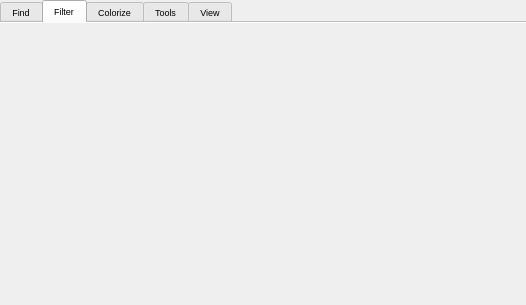
<?xml version="1.0" encoding="UTF-8"?>
<ui version="4.0">
 <class>SettingsLog</class>
 <widget class="QDockWidget" name="SettingsLog">
  <property name="geometry">
   <rect>
    <x>0</x>
    <y>0</y>
    <width>526</width>
    <height>305</height>
   </rect>
  </property>
  <property name="minimumSize">
   <size>
    <width>526</width>
    <height>282</height>
   </size>
  </property>
  <property name="styleSheet">
   <string notr="true">        QDockWidget { color: black; border: 1px solid #93C0C9; } 
        QDockWidget::title { text-align: left; background: #93C0C9; padding-left: 5px; } 
        QDockWidget::close-button, QDockWidget::float-button { border: 1px solid transparent; background: #93C0C9; padding: 0px; } 
        QDockWidget::close-button:hover, QDockWidget::float-button:hover { background: gray; } 
        QDockWidget::close-button:pressed, QDockWidget::float-button:pressed { padding: 1px -1px -1px 1px; } 
</string>
  </property>
  <property name="floating">
   <bool>false</bool>
  </property>
  <property name="windowTitle">
   <string>Log Tools</string>
  </property>
  <widget class="QWidget" name="dockWidgetContents">
   <layout class="QVBoxLayout" name="verticalLayout">
    <property name="spacing">
     <number>0</number>
    </property>
    <property name="margin">
     <number>0</number>
    </property>
    <item>
     <layout class="QHBoxLayout" name="horizontalLayout_3">
      <property name="spacing">
       <number>0</number>
      </property>
      <property name="margin">
       <number>0</number>
      </property>
      <item>
       <widget class="QTabWidget" name="groupingWidget">
        <property name="font">
         <font>
          <family>MS Shell Dlg 2</family>
          <pointsize>7</pointsize>
         </font>
        </property>
        <property name="tabShape">
         <enum>QTabWidget::Rounded</enum>
        </property>
        <property name="currentIndex">
         <number>1</number>
        </property>
        <property name="iconSize">
         <size>
          <width>20</width>
          <height>20</height>
         </size>
        </property>
        <property name="documentMode">
         <bool>true</bool>
        </property>
        <property name="movable">
         <bool>false</bool>
        </property>
        <widget class="QWidget" name="findPage">
         <attribute name="icon">
          <iconset resource="resources.qrc">
           <normaloff>:/images/find.png</normaloff>:/images/find.png</iconset>
         </attribute>
         <attribute name="title">
          <string>Find</string>
         </attribute>
         <layout class="QVBoxLayout" name="verticalLayout_4">
          <property name="spacing">
           <number>0</number>
          </property>
          <property name="margin">
           <number>0</number>
          </property>
          <item>
           <layout class="QHBoxLayout" name="horizontalLayout">
            <property name="spacing">
             <number>0</number>
            </property>
            <property name="topMargin">
             <number>0</number>
            </property>
            <property name="rightMargin">
             <number>0</number>
            </property>
            <property name="bottomMargin">
             <number>0</number>
            </property>
            <item>
             <widget class="FindWidget" name="findWidget" native="true"/>
            </item>
           </layout>
          </item>
          <item>
           <layout class="QGridLayout" name="gridLayout_7">
            <property name="spacing">
             <number>0</number>
            </property>
            <item row="0" column="1">
             <widget class="QLabel" name="label">
              <property name="text">
               <string>If column selected, find only in selected column</string>
              </property>
             </widget>
            </item>
            <item row="0" column="0">
             <widget class="QCheckBox" name="stickToColumnCheckBox">
              <property name="text">
               <string/>
              </property>
             </widget>
            </item>
            <item row="1" column="0">
             <widget class="QCheckBox" name="wrapAroundCheckBox">
              <property name="text">
               <string/>
              </property>
             </widget>
            </item>
            <item row="1" column="1">
             <widget class="QLabel" name="label_2">
              <property name="text">
               <string>Find wrap around</string>
              </property>
             </widget>
            </item>
           </layout>
          </item>
          <item>
           <widget class="QTableView" name="tableView"/>
          </item>
         </layout>
        </widget>
        <widget class="QWidget" name="filtersPage">
         <attribute name="icon">
          <iconset resource="resources.qrc">
           <normaloff>:/images/filter.png</normaloff>:/images/filter.png</iconset>
         </attribute>
         <attribute name="title">
          <string>Filter</string>
         </attribute>
         <layout class="QHBoxLayout" name="horizontalLayout_4">
          <property name="spacing">
           <number>0</number>
          </property>
          <property name="margin">
           <number>0</number>
          </property>
          <item>
           <widget class="FilterMgr" name="widget" native="true"/>
          </item>
         </layout>
        </widget>
        <widget class="QWidget" name="colorizePage">
         <attribute name="icon">
          <iconset resource="resources.qrc">
           <normaloff>:/images/colorize.png</normaloff>:/images/colorize.png</iconset>
         </attribute>
         <attribute name="title">
          <string>Colorize</string>
         </attribute>
         <layout class="QVBoxLayout" name="verticalLayout_5">
          <property name="spacing">
           <number>0</number>
          </property>
          <property name="margin">
           <number>0</number>
          </property>
          <item>
           <widget class="ColorizerMgr" name="colorizer" native="true"/>
          </item>
         </layout>
        </widget>
        <widget class="QWidget" name="toolsPage">
         <attribute name="icon">
          <iconset resource="resources.qrc">
           <normaloff>:/images/tools.png</normaloff>:/images/tools.png</iconset>
         </attribute>
         <attribute name="title">
          <string>Tools</string>
         </attribute>
         <layout class="QVBoxLayout" name="verticalLayout_2">
          <property name="spacing">
           <number>0</number>
          </property>
          <property name="margin">
           <number>0</number>
          </property>
          <item>
           <layout class="QHBoxLayout" name="horizontalLayout_2">
            <property name="spacing">
             <number>0</number>
            </property>
            <item>
             <widget class="QPushButton" name="applyButton">
              <property name="text">
               <string>Apply</string>
              </property>
             </widget>
            </item>
            <item>
             <widget class="QPushButton" name="saveButton">
              <property name="text">
               <string>Save</string>
              </property>
              <property name="default">
               <bool>true</bool>
              </property>
             </widget>
            </item>
            <item>
             <spacer name="horizontalSpacer">
              <property name="orientation">
               <enum>Qt::Horizontal</enum>
              </property>
              <property name="sizeHint" stdset="0">
               <size>
                <width>40</width>
                <height>20</height>
               </size>
              </property>
             </spacer>
            </item>
            <item>
             <widget class="QPushButton" name="cancelButton">
              <property name="text">
               <string>Cancel</string>
              </property>
             </widget>
            </item>
           </layout>
          </item>
          <item>
           <widget class="QGroupBox" name="groupBox">
            <property name="font">
             <font>
              <family>Verdana</family>
              <pointsize>7</pointsize>
             </font>
            </property>
            <layout class="QGridLayout" name="gridLayout_3">
             <property name="margin">
              <number>0</number>
             </property>
             <property name="spacing">
              <number>0</number>
             </property>
             <item row="0" column="0">
              <layout class="QGridLayout" name="gridLayout_8">
               <property name="spacing">
                <number>0</number>
               </property>
               <item row="3" column="0">
                <widget class="QPushButton" name="addButton">
                 <property name="text">
                  <string>Add Row</string>
                 </property>
                </widget>
               </item>
               <item row="3" column="2">
                <widget class="QPushButton" name="autoSetupButton">
                 <property name="toolTip">
                  <string>...!</string>
                 </property>
                 <property name="text">
                  <string>Auto Setup</string>
                 </property>
                </widget>
               </item>
               <item row="3" column="1">
                <widget class="QPushButton" name="rmButton">
                 <property name="text">
                  <string>Rm Row</string>
                 </property>
                </widget>
               </item>
              </layout>
             </item>
             <item row="5" column="0">
              <layout class="QGridLayout" name="gridColumns">
               <property name="spacing">
                <number>0</number>
               </property>
               <item row="1" column="4">
                <widget class="QListView" name="listViewColumnSetup">
                 <property name="font">
                  <font>
                   <pointsize>10</pointsize>
                  </font>
                 </property>
                 <property name="frameShape">
                  <enum>QFrame::StyledPanel</enum>
                 </property>
                 <property name="frameShadow">
                  <enum>QFrame::Sunken</enum>
                 </property>
                 <property name="editTriggers">
                  <set>QAbstractItemView::NoEditTriggers</set>
                 </property>
                 <property name="showDropIndicator" stdset="0">
                  <bool>false</bool>
                 </property>
                 <property name="dragEnabled">
                  <bool>true</bool>
                 </property>
                 <property name="dragDropOverwriteMode">
                  <bool>false</bool>
                 </property>
                 <property name="dragDropMode">
                  <enum>QAbstractItemView::InternalMove</enum>
                 </property>
                 <property name="defaultDropAction">
                  <enum>Qt::MoveAction</enum>
                 </property>
                 <property name="alternatingRowColors">
                  <bool>true</bool>
                 </property>
                 <property name="movement">
                  <enum>QListView::Snap</enum>
                 </property>
                 <property name="modelColumn">
                  <number>0</number>
                 </property>
                 <property name="uniformItemSizes">
                  <bool>true</bool>
                 </property>
                </widget>
               </item>
               <item row="1" column="5">
                <widget class="QListView" name="listViewColumnSizes">
                 <property name="font">
                  <font>
                   <pointsize>10</pointsize>
                  </font>
                 </property>
                </widget>
               </item>
               <item row="1" column="6">
                <widget class="QListView" name="listViewColumnAlign">
                 <property name="font">
                  <font>
                   <pointsize>10</pointsize>
                  </font>
                 </property>
                </widget>
               </item>
               <item row="1" column="7">
                <widget class="QListView" name="listViewColumnElide">
                 <property name="font">
                  <font>
                   <pointsize>10</pointsize>
                  </font>
                 </property>
                </widget>
               </item>
               <item row="0" column="4">
                <widget class="QLabel" name="label_7">
                 <property name="font">
                  <font>
                   <weight>75</weight>
                   <bold>true</bold>
                  </font>
                 </property>
                 <property name="text">
                  <string>Order</string>
                 </property>
                </widget>
               </item>
               <item row="0" column="5">
                <widget class="QLabel" name="label_8">
                 <property name="font">
                  <font>
                   <weight>75</weight>
                   <bold>true</bold>
                  </font>
                 </property>
                 <property name="text">
                  <string>Size</string>
                 </property>
                </widget>
               </item>
               <item row="0" column="6">
                <widget class="QLabel" name="label_9">
                 <property name="font">
                  <font>
                   <weight>75</weight>
                   <bold>true</bold>
                  </font>
                 </property>
                 <property name="text">
                  <string>Align</string>
                 </property>
                </widget>
               </item>
               <item row="0" column="7">
                <widget class="QLabel" name="label_10">
                 <property name="font">
                  <font>
                   <weight>75</weight>
                   <bold>true</bold>
                  </font>
                 </property>
                 <property name="text">
                  <string>Elide</string>
                 </property>
                </widget>
               </item>
               <item row="1" column="3">
                <widget class="QListView" name="listViewColumnShow">
                 <property name="maximumSize">
                  <size>
                   <width>48</width>
                   <height>16777215</height>
                  </size>
                 </property>
                 <property name="font">
                  <font>
                   <pointsize>10</pointsize>
                  </font>
                 </property>
                </widget>
               </item>
               <item row="0" column="3">
                <widget class="QLabel" name="label_11">
                 <property name="font">
                  <font>
                   <weight>75</weight>
                   <bold>true</bold>
                  </font>
                 </property>
                 <property name="text">
                  <string>Show</string>
                 </property>
                </widget>
               </item>
              </layout>
             </item>
            </layout>
           </widget>
          </item>
         </layout>
        </widget>
        <widget class="QWidget" name="viewPage">
         <attribute name="icon">
          <iconset resource="resources.qrc">
           <normaloff>:/images/view.png</normaloff>:/images/view.png</iconset>
         </attribute>
         <attribute name="title">
          <string>View</string>
         </attribute>
         <layout class="QVBoxLayout" name="verticalLayout_3">
          <property name="spacing">
           <number>0</number>
          </property>
          <property name="margin">
           <number>0</number>
          </property>
          <item>
           <layout class="QGridLayout" name="gridLayout">
            <property name="margin">
             <number>0</number>
            </property>
            <property name="spacing">
             <number>0</number>
            </property>
            <item row="7" column="1">
             <widget class="QToolButton" name="tableFontToolButton">
              <property name="font">
               <font>
                <family>MS Shell Dlg 2</family>
               </font>
              </property>
              <property name="layoutDirection">
               <enum>Qt::LeftToRight</enum>
              </property>
              <property name="text">
               <string>...</string>
              </property>
             </widget>
            </item>
            <item row="3" column="0">
             <widget class="QCheckBox" name="indentCheckBox">
              <property name="font">
               <font>
                <family>MS Shell Dlg 2</family>
                <pointsize>8</pointsize>
               </font>
              </property>
              <property name="text">
               <string>Indent scopes delimited by the { } blocks</string>
              </property>
              <property name="checked">
               <bool>true</bool>
              </property>
             </widget>
            </item>
            <item row="2" column="0">
             <widget class="QCheckBox" name="scopesCheckBox">
              <property name="font">
               <font>
                <family>MS Shell Dlg 2</family>
                <pointsize>8</pointsize>
               </font>
              </property>
              <property name="text">
               <string>Show scopes</string>
              </property>
              <property name="checked">
               <bool>true</bool>
              </property>
             </widget>
            </item>
            <item row="1" column="0">
             <widget class="QLabel" name="label_3">
              <property name="font">
               <font>
                <family>MS Shell Dlg 2</family>
                <pointsize>8</pointsize>
               </font>
              </property>
              <property name="text">
               <string>Display time units</string>
              </property>
             </widget>
            </item>
            <item row="4" column="0">
             <widget class="QCheckBox" name="cutPathCheckBox">
              <property name="font">
               <font>
                <family>MS Shell Dlg 2</family>
                <pointsize>8</pointsize>
               </font>
              </property>
              <property name="text">
               <string>Abbreviate file paths</string>
              </property>
              <property name="checked">
               <bool>true</bool>
              </property>
             </widget>
            </item>
            <item row="6" column="1">
             <widget class="QSpinBox" name="tableRowSizeSpinBox">
              <property name="font">
               <font>
                <family>MS Shell Dlg 2</family>
               </font>
              </property>
              <property name="value">
               <number>18</number>
              </property>
             </widget>
            </item>
            <item row="4" column="1">
             <widget class="QSpinBox" name="cutPathSpinBox">
              <property name="font">
               <font>
                <family>MS Shell Dlg 2</family>
               </font>
              </property>
              <property name="minimum">
               <number>1</number>
              </property>
              <property name="maximum">
               <number>16</number>
              </property>
              <property name="value">
               <number>1</number>
              </property>
             </widget>
            </item>
            <item row="5" column="1">
             <widget class="QSpinBox" name="cutNamespaceSpinBox">
              <property name="font">
               <font>
                <family>MS Shell Dlg 2</family>
               </font>
              </property>
              <property name="minimum">
               <number>1</number>
              </property>
              <property name="maximum">
               <number>16</number>
              </property>
              <property name="value">
               <number>1</number>
              </property>
             </widget>
            </item>
            <item row="5" column="0">
             <widget class="QCheckBox" name="cutNamespaceCheckBox">
              <property name="font">
               <font>
                <family>MS Shell Dlg 2</family>
                <pointsize>8</pointsize>
               </font>
              </property>
              <property name="text">
               <string>Abbreviate functions</string>
              </property>
              <property name="checked">
               <bool>true</bool>
              </property>
             </widget>
            </item>
            <item row="3" column="1">
             <widget class="QSpinBox" name="indentSpinBox">
              <property name="font">
               <font>
                <family>MS Shell Dlg 2</family>
               </font>
              </property>
              <property name="minimum">
               <number>0</number>
              </property>
              <property name="maximum">
               <number>8</number>
              </property>
              <property name="value">
               <number>4</number>
              </property>
             </widget>
            </item>
            <item row="1" column="1">
             <widget class="TimeComboBox" name="timeComboBox">
              <property name="font">
               <font>
                <family>MS Shell Dlg 2</family>
               </font>
              </property>
             </widget>
            </item>
            <item row="0" column="0">
             <widget class="QCheckBox" name="autoScrollCheckBox">
              <property name="font">
               <font>
                <family>MS Shell Dlg 2</family>
                <pointsize>8</pointsize>
               </font>
              </property>
              <property name="toolTip">
               <string>&lt;!DOCTYPE HTML PUBLIC &quot;-//W3C//DTD HTML 4.0//EN&quot; &quot;http://www.w3.org/TR/REC-html40/strict.dtd&quot;&gt;
&lt;html&gt;&lt;head&gt;&lt;meta name=&quot;qrichtext&quot; content=&quot;1&quot; /&gt;&lt;style type=&quot;text/css&quot;&gt;
p, li { white-space: pre-wrap; }
&lt;/style&gt;&lt;/head&gt;&lt;body style=&quot; font-family:'MS Shell Dlg 2'; font-size:8.25pt; font-weight:400; font-style:normal;&quot;&gt;
&lt;p style=&quot; margin-top:0px; margin-bottom:0px; margin-left:0px; margin-right:0px; -qt-block-indent:0; text-indent:0px;&quot;&gt;&lt;span style=&quot; font-size:8pt;&quot;&gt;Auto scrolls to bottom if checked&lt;/span&gt;&lt;/p&gt;&lt;/body&gt;&lt;/html&gt;</string>
              </property>
              <property name="text">
               <string>Auto scroll</string>
              </property>
              <property name="checked">
               <bool>true</bool>
              </property>
             </widget>
            </item>
            <item row="6" column="0">
             <widget class="QLabel" name="label_17">
              <property name="font">
               <font>
                <family>MS Shell Dlg 2</family>
                <pointsize>8</pointsize>
               </font>
              </property>
              <property name="text">
               <string>Table row size:</string>
              </property>
             </widget>
            </item>
            <item row="7" column="0">
             <widget class="QLabel" name="label_18">
              <property name="font">
               <font>
                <family>MS Shell Dlg 2</family>
                <pointsize>8</pointsize>
               </font>
              </property>
              <property name="text">
               <string>Table font</string>
              </property>
             </widget>
            </item>
            <item row="10" column="0">
             <spacer name="verticalSpacer">
              <property name="font">
               <font>
                <family>MS Shell Dlg 2</family>
               </font>
              </property>
              <property name="orientation">
               <enum>Qt::Vertical</enum>
              </property>
              <property name="sizeHint" stdset="0">
               <size>
                <width>20</width>
                <height>40</height>
               </size>
              </property>
             </spacer>
            </item>
            <item row="9" column="0">
             <widget class="QLabel" name="label_4">
              <property name="font">
               <font>
                <family>MS Shell Dlg 2</family>
                <pointsize>8</pointsize>
               </font>
              </property>
              <property name="text">
               <string>Open File:Line with</string>
              </property>
             </widget>
            </item>
            <item row="9" column="1" colspan="2">
             <widget class="QComboBox" name="openFileWithComboBox">
              <item>
               <property name="text">
                <string>Visual Studio 2012</string>
               </property>
              </item>
              <item>
               <property name="text">
                <string>Visual Studio 2010</string>
               </property>
              </item>
              <item>
               <property name="text">
                <string>Visual Studio 2008</string>
               </property>
              </item>
              <item>
               <property name="text">
                <string>gVim</string>
               </property>
              </item>
             </widget>
            </item>
            <item row="5" column="2">
             <spacer name="horizontalSpacer_2">
              <property name="font">
               <font>
                <family>MS Shell Dlg 2</family>
               </font>
              </property>
              <property name="orientation">
               <enum>Qt::Horizontal</enum>
              </property>
              <property name="sizeHint" stdset="0">
               <size>
                <width>10</width>
                <height>20</height>
               </size>
              </property>
             </spacer>
            </item>
            <item row="7" column="2">
             <widget class="QComboBox" name="tableFontComboBox">
              <property name="font">
               <font>
                <family>MS Shell Dlg 2</family>
               </font>
              </property>
             </widget>
            </item>
           </layout>
          </item>
         </layout>
        </widget>
       </widget>
      </item>
     </layout>
    </item>
   </layout>
  </widget>
 </widget>
 <customwidgets>
  <customwidget>
   <class>TimeComboBox</class>
   <extends>QComboBox</extends>
   <header location="global">timecombobox.h</header>
  </customwidget>
  <customwidget>
   <class>FilterMgr</class>
   <extends>QWidget</extends>
   <header location="global">filtermgr.h</header>
   <container>1</container>
  </customwidget>
  <customwidget>
   <class>FindWidget</class>
   <extends>QWidget</extends>
   <header location="global">findwidget.h</header>
   <container>1</container>
  </customwidget>
  <customwidget>
   <class>ColorizerMgr</class>
   <extends>QWidget</extends>
   <header location="global">colorizermgr.h</header>
   <container>1</container>
  </customwidget>
 </customwidgets>
 <resources>
  <include location="resources.qrc"/>
 </resources>
 <connections/>
</ui>
